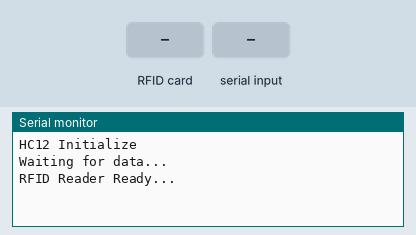
Recording of a sketch running on a simulated Arduino Uno, built with avr-gcc and run on an emulated ATmega328P. Parts: the last lines printed to the serial monitor. Inputs (shaded band) come from the test bench.

Above: at 1.2 s.
1.3 s: RFID card 5E 7A 19 C4 held to the reader
At 2.1 s:
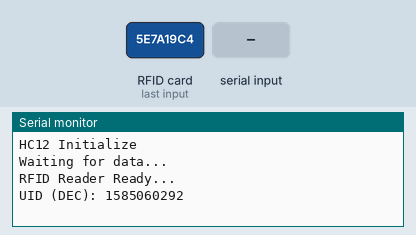
4.3 s: "Code= \n" received over Serial
At 6.3 s:
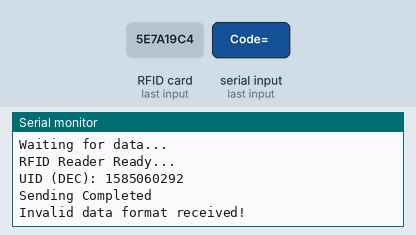

Measured:
- after the input at 1.3 s, the serial monitor: prints a new line at once (image 1)
- after the input at 4.3 s, the serial monitor: prints a new line after 1.0 s (image 2)

The sketch:

nano_serial_v3.ino
```cpp
#include <SPI.h>
#include <MFRC522.h>
#include <SoftwareSerial.h>

SoftwareSerial hc12(7, 6); // RX, TX (to HC-12 TX, RX)

#define SS_PIN 10
#define RST_PIN 9

#define RED_PIN   2
#define GREEN_PIN 3
#define BLUE_PIN  4

String incomingData = "";
int code = 0;
float weight = 0.0;
float price = 0.0;

MFRC522 rfid(SS_PIN, RST_PIN);

String rfidUID = "";
unsigned long uidAsNumber = 0;

void setup() {
  Serial.begin(9600);     // Match this with the sender's baud rate
  hc12.begin(9600);       // HC-12 default baud rate
  Serial.println("HC12 Initialize");
  Serial.println("Waiting for data...");
  SPI.begin();
  rfid.PCD_Init();
  Serial.println("RFID Reader Ready...");
}

void loop() {
  // Read incoming serial data character by character
  while (Serial.available()) {
    char c = Serial.read();
    incomingData += c;

    // If end of line, process the full message
    if (c == '\n') {
      parseData(incomingData);
      incomingData = ""; // Clear the buffer
    }
  }

  // Wait until a valid RFID tag is detected
  if (readRFID()) {
    SendHC12();
    delay(2000); // Short pause to avoid double reads
  }
}

void parseData(String data) {
  // Expected format:
  //   coming from arduino: Code= 123 Weight= 45.67 Price= 150.00

  int codeIndex   = data.indexOf("Code= ");
  int weightIndex = data.indexOf("Weight= ");
  int priceIndex  = data.indexOf("Price= ");

  if (codeIndex >= 0 && weightIndex > codeIndex && priceIndex > weightIndex) {
    // Extract substrings
    String codeStr   = data.substring(codeIndex + 6, weightIndex);
    String weightStr = data.substring(weightIndex + 8, priceIndex);
    String priceStr  = data.substring(priceIndex + 7);

    // Trim whitespace
    codeStr.trim();
    weightStr.trim();
    priceStr.trim();

    // Convert to numbers
    code   = codeStr.toInt();
    weight = weightStr.toFloat();
    price  = priceStr.toFloat();

    // Print parsed values
    Serial.println(F("----- Received Data -----"));
    Serial.print  (F("Code:   ")); Serial.println(code);
    Serial.print  (F("Weight: ")); Serial.println(weight, 2);
    Serial.print  (F("Total Price:  ")); Serial.println(price, 2);
    Serial.println(F("-------------------------"));
  } else {
    Serial.println(F("Invalid data format received!"));
  }
}

bool readRFID() {
  setRGB(true, false, false);
  if (!rfid.PICC_IsNewCardPresent() || !rfid.PICC_ReadCardSerial())
  return false;

  rfidUID = "";
  for (byte i = 0; i < rfid.uid.size; i++) {
    if (rfid.uid.uidByte[i] < 0x10) rfidUID += "0";
    rfidUID += String(rfid.uid.uidByte[i], HEX);
  }

  rfidUID.toUpperCase();
  uidAsNumber = strtoul(rfidUID.c_str(), NULL, 16);

  if (uidAsNumber == 0)
  return false; // Still invalid


  Serial.print("UID (DEC): ");
  Serial.println(uidAsNumber);
  setRGB(false, true, false);
  delay(2000);

  rfid.PICC_HaltA();
  rfid.PCD_StopCrypto1();

  return true;
}

void SendHC12() {
  hc12.println(uidAsNumber);
  hc12.println(code);
  hc12.println(weight);
  hc12.println(price);
  Serial.println("Sending Completed");
  setRGB(false, false, true);
}

void setRGB(bool r, bool g, bool b) {
  digitalWrite(RED_PIN,   r ? HIGH : LOW);
  digitalWrite(GREEN_PIN, g ? HIGH : LOW);
  digitalWrite(BLUE_PIN,  b ? HIGH : LOW);
}
```
